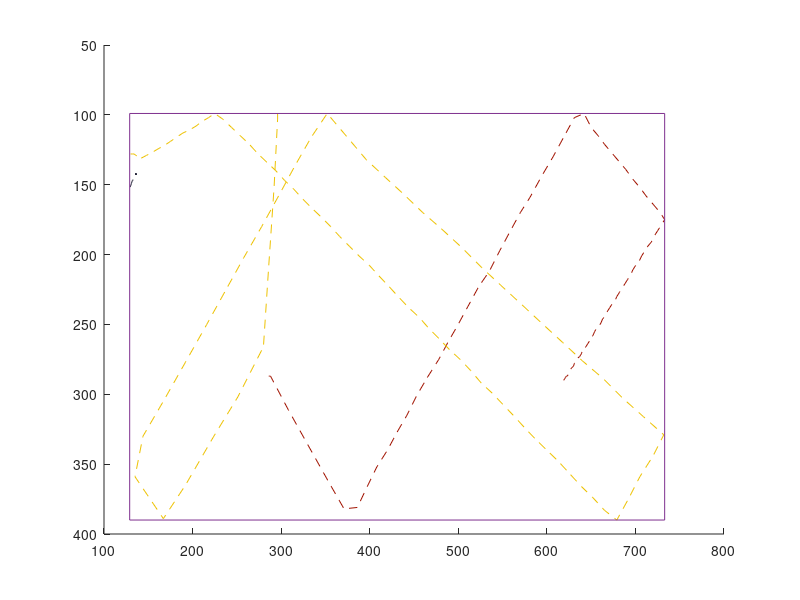

MATLAB code for this plot: (Note: this script raises an error after producing the figure.)
clear;clc; close all

pos = [[286,287,296,99,136,142];[287,287,296,103,136,142];[287,287,292,152,136,143];[287,287,286,208,136,142];[288,287,280,266,136,142];[308,311,251,302,136,143];[330,336,224,330,136,143];[353,362,192,365,136,142];[371,382,167,389,136,142];[386,381,135,359,136,143];[398,365,144,330,136,143];[408,352,167,305,136,142];[420,340,192,277,136,143];[431,327,216,250,136,142];[442,315,237,226,136,143];[453,301,258,202,136,142];[465,288,278,180,136,142];[478,275,298,157,136,143];[489,262,316,136,136,142];[499,251,334,116,136,142];[511,237,352,99,136,142];[523,223,376,117,136,142];[535,212,396,132,136,142];[547,197,418,145,136,142];[558,184,437,156,136,142];[570,170,460,170,136,142];[581,159,480,181,136,143];[594,144,504,195,136,143];[607,130,526,209,136,143];[619,116,548,222,136,143];[631,102,572,236,136,143];[642,99,594,249,136,143];[650,109,618,263,136,143];[658,115,640,276,136,143];[665,121,664,289,136,143];[673,127,686,303,136,143];[681,133,709,316,136,143];[689,139,732,329,136,143];[697,146,720,344,136,143];[705,152,705,359,136,143];[712,158,692,375,136,143];[720,164,679,390,136,143];[728,170,665,383,136,143];[733,175,652,374,136,143];[729,179,639,366,136,143];[725,183,626,357,136,143];[721,187,613,348,136,143];[718,191,600,340,136,143];[714,194,587,332,136,143];[710,198,575,324,136,143];[707,201,562,315,136,143];[704,205,550,307,136,143];[700,208,538,299,136,143];[697,211,526,292,136,143];[695,214,514,283,136,143];[691,218,502,275,136,143];[688,221,490,268,136,143];[685,224,478,260,136,143];[682,227,467,253,136,143];[679,230,456,245,136,143];[677,233,444,238,136,143];[674,235,432,230,136,143];[671,238,422,223,136,143];[668,241,410,215,136,143];[666,244,400,208,136,143];[663,246,388,201,136,143];[661,249,377,194,136,143];[659,251,366,187,136,143];[656,253,356,180,136,143];[654,255,345,173,136,143];[652,258,335,167,136,143];[650,259,324,160,136,143];[648,262,314,153,136,143];[646,264,304,147,136,143];[644,266,294,140,136,143];[642,267,284,134,136,143];[640,269,274,128,136,143];[639,271,264,121,136,143];[637,273,254,115,136,143];[635,274,244,109,136,143];[634,276,234,103,136,143];[632,277,225,99,136,143];[631,278,218,102,136,143];[630,280,210,105,136,143];[628,281,204,108,136,143];[627,282,196,111,136,143];[626,283,189,113,136,143];[625,285,182,116,136,143];[624,286,175,119,136,143];[623,287,168,122,136,143];[622,287,162,124,136,143];[621,288,154,127,136,143];[620,289,148,129,136,143];[620,289,142,131,135,144];[619,290,139,130,134,146];[619,290,136,129,132,147];[619,290,134,128,131,149];[618,291,132,128,130,151];[618,291,130,128,129,153];[618,291,130,127,130,153]];
ball_diam = 11;

x_min = min(min(pos(:,[1 3 5])));
x_max = max(max(pos(:,[1 3 5])));
y_min = min(min(pos(:,[2 4 6])));
y_max = max(max(pos(:,[2 4 6])));

ScoreSheet = figure(1);

hold on

plot(pos(:,1),pos(:,2),'color',[0.631 0.075 0.004],'lineStyle','--');
plot(pos(:,3),pos(:,4),'color',[0.929 0.761 0.016],'lineStyle','--');
plot(pos(:,5),pos(:,6),'color',[0.157 0.157 0.235],'lineStyle','--');
axis ij

line([x_min x_max],[y_min y_min]);
line([x_min x_max],[y_max y_max]);
line([x_min x_min],[y_min y_max]);
line([x_max x_max],[y_min y_max]);

posleft = [pos;pos(end,:);pos(end,:)];
posright = [pos(1,:);pos(1,:);pos];
pos = [pos(1,:);pos;pos(end,:)];

n_frames = numel(pos)/6;

vel = (posright-posleft)/2;
acc = (posright-2*pos+posleft)/4;

dist(1) = floor(sum(sqrt(vel(2:end-1,1).^2+vel(2:end-1,2).^2)));
dist(2) = floor(sum(sqrt(vel(2:end-1,3).^2+vel(2:end-1,4).^2)));
dist(3) = floor(sum(sqrt(vel(2:end-1,5).^2+vel(2:end-1,6).^2)));

velleft=[vel(2:end,:);vel(end,:)];
velright=[vel(1,:);vel(1:end-1,:)];

moving(:,1) = (pos(:,1)-pos(1,1)).^2 + (pos(:,2)-pos(1,2)).^2 >= 100;
moving(:,2) = (pos(:,3)-pos(1,3)).^2 + (pos(:,4)-pos(1,4)).^2 >= 100;
moving(:,3) = (pos(:,5)-pos(1,5)).^2 + (pos(:,6)-pos(1,6)).^2 >= 100;

moving_ind = find(moving);
player_ball = ceil(min(moving_ind(mod(moving_ind-1,n_frames)==min(mod(moving_ind-1,n_frames))))/n_frames);

if player_ball == 1
    player='red';
    ball_a = 2;
    ball_b = 3;
elseif player_ball == 2
    player='yellow';
    ball_a = 1;
    ball_b = 3;
else
    player='white';
    player_ball = 3;
    ball_a = 1;
    ball_b = 2;
end

vel_comp = sqrt(max(vel(:,2*player_ball-1).^2+vel(:,2*player_ball).^2,max(velleft(:,2*player_ball-1).^2+velleft(:,2*player_ball).^2,velright(:,2*player_ball-1).^2+velright(:,2*player_ball).^2)));

vel_comp_a = ball_diam + sqrt(max((vel(:,2*player_ball-1)-vel(:,2*ball_a-1)).^2+(vel(:,2*player_ball)-vel(:,2*ball_a)).^2,max((velleft(:,2*player_ball-1)-velleft(:,2*ball_a-1)).^2+(velleft(:,2*player_ball)-velleft(:,2*ball_a)).^2,(velright(:,2*player_ball-1)-velright(:,2*ball_a-1)).^2+(velright(:,2*player_ball)-velright(:,2*ball_a)).^2)));
vel_comp_b = ball_diam + sqrt(max((vel(:,2*player_ball-1)-vel(:,2*ball_b-1)).^2+(vel(:,2*player_ball)-vel(:,2*ball_b)).^2,max((velleft(:,2*player_ball-1)-velleft(:,2*ball_b-1)).^2+(velleft(:,2*player_ball)-velleft(:,2*ball_b)).^2,(velright(:,2*player_ball-1)-velright(:,2*ball_b-1)).^2+(velright(:,2*player_ball)-velright(:,2*ball_b)).^2)));

band_touch_left = velleft(:,2*player_ball-1) < 0 & velright(:,2*player_ball-1) > 0 & (pos(:,2*player_ball-1)-x_min) <= vel_comp;
band_touch_right = velleft(:,2*player_ball-1) > 0 & velright(:,2*player_ball-1) < 0 & (-pos(:,2*player_ball-1)+x_max) <= vel_comp;
band_touch_up = velleft(:,2*player_ball) < 0 & velright(:,2*player_ball) > 0 & (pos(:,2*player_ball)-y_min) <= vel_comp;
band_touch_down = velleft(:,2*player_ball) > 0 & velright(:,2*player_ball) < 0 & (-pos(:,2*player_ball)+y_max) <= vel_comp;
ball_touch_a = (abs(acc(:,2*player_ball-1)) > 0 | abs(acc(:,2*player_ball)) > 0) & (abs(acc(:,2*ball_a-1)) > 0 | abs(acc(:,2*ball_a)) > 0) & ((pos(:,2*player_ball-1)-pos(:,2*ball_a-1)).^2 + (pos(:,2*player_ball)-pos(:,2*ball_a)).^2) < vel_comp_a.^2;
ball_touch_b = (abs(acc(:,2*player_ball-1)) > 0 | abs(acc(:,2*player_ball)) > 0) & (abs(acc(:,2*ball_b-1)) > 0 | abs(acc(:,2*ball_b)) > 0) & ((pos(:,2*player_ball-1)-pos(:,2*ball_b-1)).^2 + (pos(:,2*player_ball)-pos(:,2*ball_b)).^2) < vel_comp_b.^2;

band_touch_left_left = [band_touch_left(2:end);band_touch_left(end)];
band_touch_right_left = [band_touch_right(2:end);band_touch_right(end)];
band_touch_up_left = [band_touch_up(2:end);band_touch_up(end)];
band_touch_down_left = [band_touch_down(2:end);band_touch_down(end)];
ball_touch_a_left = [ball_touch_a(2:end);ball_touch_a(end)];
ball_touch_b_left = [ball_touch_b(2:end);ball_touch_b(end)];

band_touch_left(band_touch_left & band_touch_left_left) = 0;
band_touch_right(band_touch_right & band_touch_right_left) = 0;
band_touch_up(band_touch_up & band_touch_up_left) = 0;
band_touch_down(band_touch_down & band_touch_down_left) = 0;
ball_touch_a(ball_touch_a & ball_touch_a_left) = 0;
ball_touch_b(ball_touch_b & ball_touch_b_left) = 0;

band_touch=find(band_touch_left | band_touch_right | band_touch_up | band_touch_down);
ball_touch_a = find(ball_touch_a);
ball_touch_b = find(ball_touch_b);

plot(pos(band_touch,2*player_ball-1),pos(band_touch,2*player_ball),'sq','lineStyle','none','color',[1.000000,0.000000,0.768627]);
plot(pos(ball_touch_a,2*player_ball-1),pos(ball_touch_a,2*player_ball),'o','lineStyle','none','color',[0.203922,1.000000,0.164706]);
plot(pos(ball_touch_b,2*player_ball-1),pos(ball_touch_b,2*player_ball),'o','lineStyle','none','color',[0.203922,1.000000,0.164706]);

win = 0;

if numel(ball_touch_a) && numel(ball_touch_b) && numel(band_touch)>=3
    if max(ball_touch_a) < min(ball_touch_b)
        band_touch = band_touch(band_touch>max(ball_touch_a) & band_touch<min(ball_touch_b));
        if numel(band_touch)>=3
            win = 1;
        end
    else
        band_touch = band_touch(band_touch>max(ball_touch_b) & band_touch<min(ball_touch_a));
        if numel(band_touch)>=3
            win = 1;
        end
    end
end

if numel(ball_touch_a) && numel(ball_touch_b)
    balls_touched_t = "2 balls touched";
elseif numel(ball_touch_a) || numel(ball_touch_b)
    balls_touched_t = "1 ball touched";
else
    balls_touched_t = "No ball touched";
end

if numel(band_touch) >= 2
    band_touched_t = sprintf("%d bands touched",numel(band_touch));
elseif numel(band_touch) == 1
    band_touched_t = "1 band touched";
else
    band_touched_t = "No band touched";
end

if win
    win_mess = "You won. You're wonderful <3";
else
    win_mess = "You lost. You litte shit.";
end

text_to_display = {sprintf("Scores for player %s",player),balls_touched_t,band_touched_t,sprintf("dist(r) = %dpx",dist(1)),sprintf("dist(y) = %dpx",dist(2)),sprintf("dist(w) = %dpx",dist(3)),win_mess};
x_text = x_min + [1 13 13 1 7 13 1]*(x_max-x_min)/18;
y_text = y_max + [14 14 43 72 72 72 43];
text(x_text,y_text,text_to_display);

time_t = floor(clock);
scoresheet_title = sprintf('Scores Sheet - F3 - %s %dh%dmin%ds',date,time_t(4:6));
sgtitle(scoresheet_title)

axis([x_min-5 x_max+5 y_min-5 y_max+100]);
set(gca,'visible','off');
set(gca,'xtick',[]);

set(gcf, 'PaperUnits', 'centimeters', 'Units', 'centimeters');
set(gcf, 'PaperSize', [29.7 21]);
set(gcf, 'Position', [0.5 0.5 28.7 20]);

saveas(ScoreSheet,'ScoreSheet','pdf');
open('ScoreSheet.pdf');

clc;clear;

return
